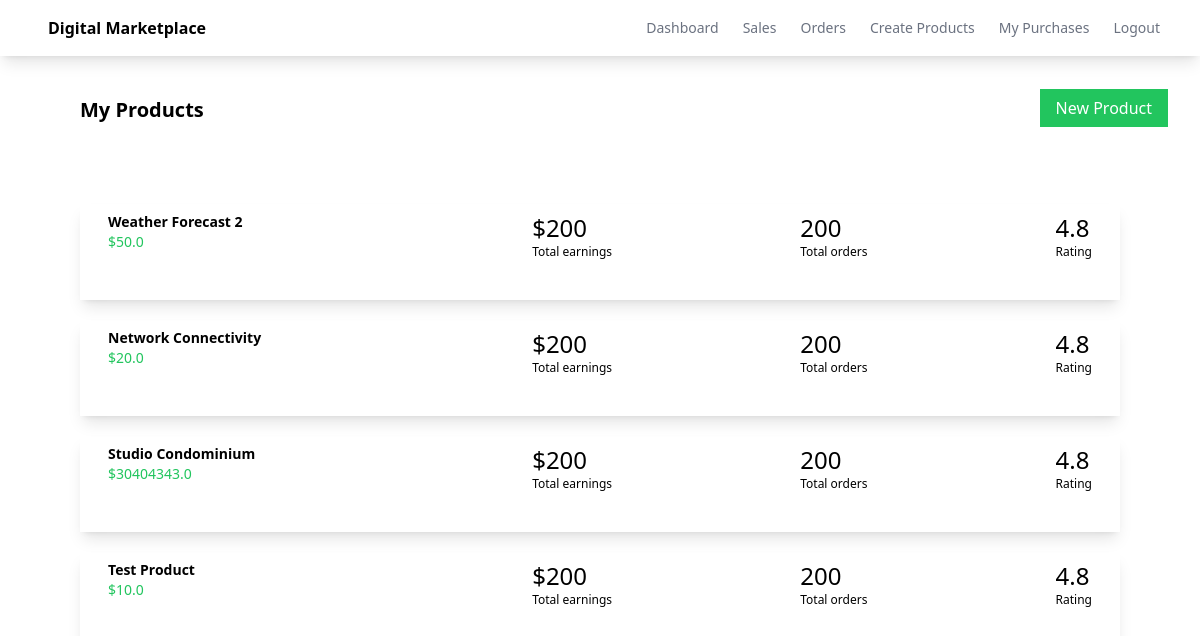
Before: /dashboard with the older database file.
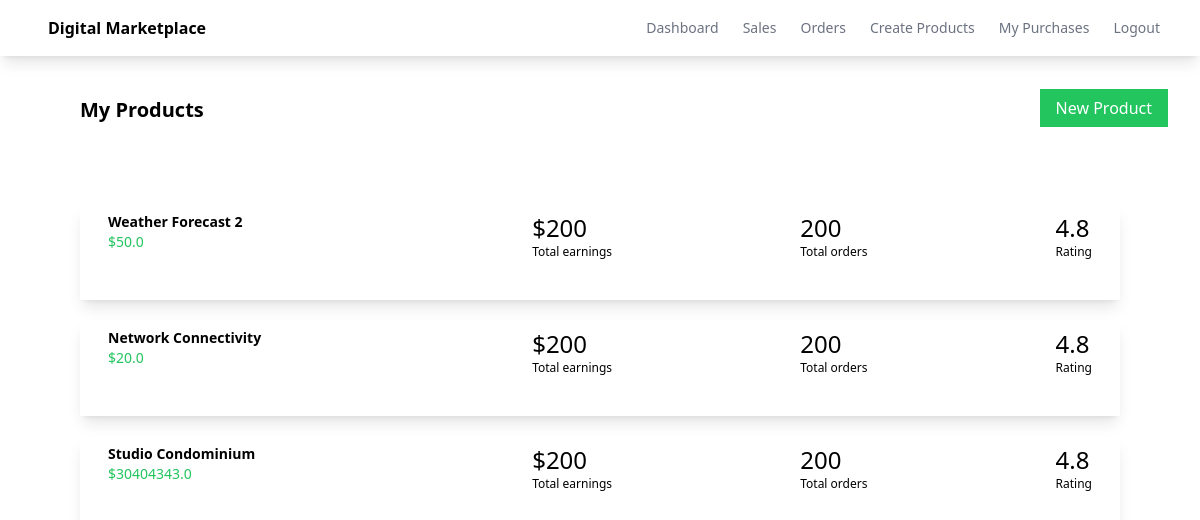
After: the same page with the newer database file.
### myapp/models.py (models this page shows, shortened)
class Product(models.Model):
    name = models.CharField(max_length=100)
    description = models.CharField(max_length=100)
    price = models.FloatField()
    file = models.FileField(upload_to='uploads')

### myapp/views.py (the view)
# urls.py: path('dashboard', views.dashboard, name='dashboard'),
def dashboard(request):
    products = Product.objects.all()
    return render(request, 'myapp/dashboard.html', {'products':products })

### myapp/templates/myapp/dashboard.html (shortened to what this page needs)
{% extends 'myapp/base.html' %}
{% block body %}
    <div class="flex justify-between">
        <div class="ml-20 mt-10 font-bold text-xl">My Products</div>
        <div class="ml-20 mt-10">
            <a class="bg-green-500 text-white px-4 py-2 mr-8" href="{% url 'createproduct' %}">New Product</a>
        </div>
    </div>
    <div class="products-container p-10 m-5">
        {% for product in products %}
        <div class="flex shadow-lg m-5 p-2 justify-between">
            <div class="flex w-1/4">
                <div class="relative group">
                    <a href="{% url 'editproduct' product.id %}">
                        <div class="ml-5">
                            <div class="font-bold text-sm">{{ product.name }}</div>
                            <div class="text-sm text-green-500">${{ product.price }}</div>
                        </div>
                    </a>
                </div>
            </div>
            <div>
                <div class="text-2xl">$200</div>
                <div class="text-xs">Total earnings</div>
            </div>
            <div>
                <div class="text-2xl">200</div>
                <div class="text-xs">Total orders</div>
            </div>
            <div class="pr-5">
                <div class="text-2xl">4.8</div>
                <div class="text-xs">Rating</div>
            </div>
        </div>
        {% endfor %}
    </div>
{% endblock %}

Changed rows visible on the page:
removed Product: name "Test Product", price "10.0"
